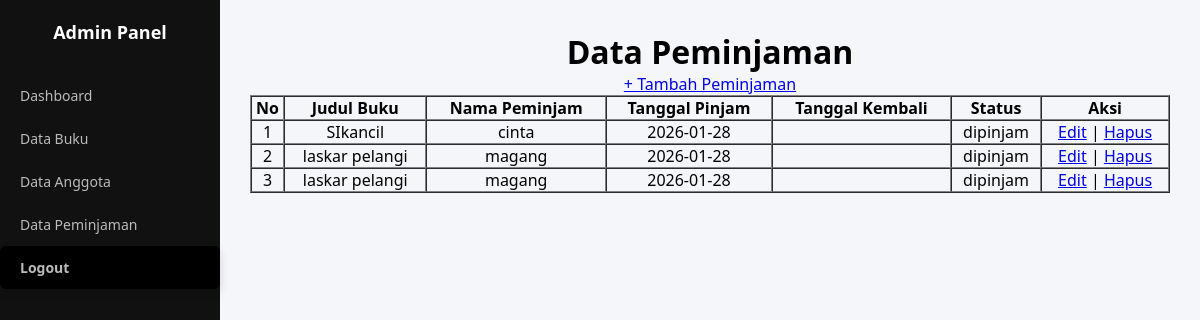
/peminjaman/index.php (signed in), run on an earlier commit of the app's database.
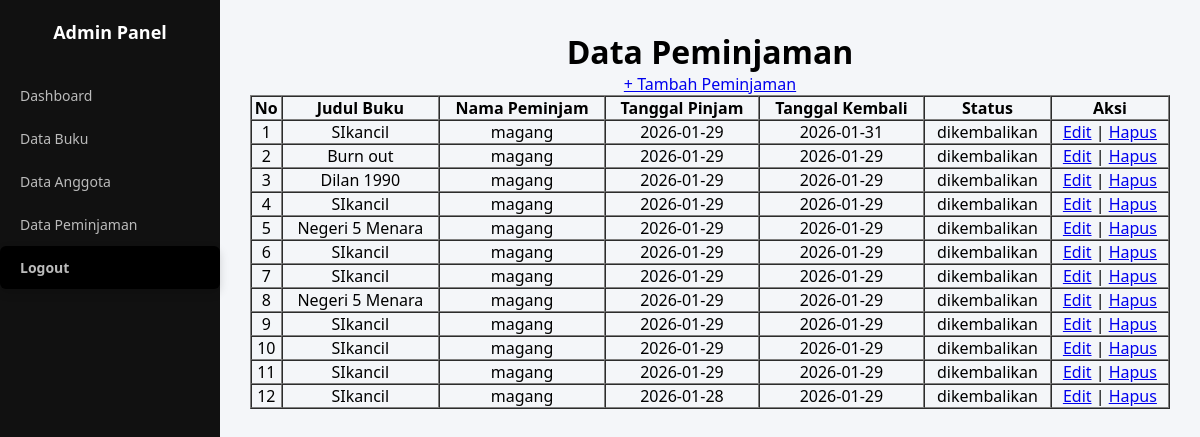
And on a later commit of the database.
### tables this page shows
CREATE TABLE `peminjam` (
  `id` int NOT NULL,
  `id_buku` int NOT NULL,
  `id_user` int NOT NULL,
  `tgl_pinjam` date NOT NULL,
  `tgl_kembali` date DEFAULT NULL,
  `status` enum('dipinjam','dikembalikan') NOT NULL
);

CREATE TABLE `buku` (
  `id` int NOT NULL,
  `judul` varchar(255) NOT NULL,
  `pengarang` varchar(255) NOT NULL,
  `stok` int NOT NULL
);

CREATE TABLE `users` (
  `id` int NOT NULL,
  `username` varchar(255) DEFAULT NULL,
  `password` varchar(255) DEFAULT NULL,
  `role` enum('admin','siswa') DEFAULT NULL
);

### peminjaman/index.php (the view, shortened to what this page needs)
<?php
include __DIR__ . '/../koneksi.php';
$sql = "SELECT p.*, b.judul AS judul_buku, u.username AS nama_user
        FROM peminjam p
        JOIN buku b ON p.id_buku = b.id
        JOIN users u ON p.id_user = u.id
        ORDER BY p.id DESC";
$result = $koneksi->query($sql);
$peminjam = $result->fetch_all(MYSQLI_ASSOC);
?>
<!DOCTYPE html>
<html lang="en">
<head>
    <link rel="stylesheet" href="../style.css">
</head>
<body>
    <div class="sidebar">
        <div class="logo">Admin Panel</div>
        <a href="../dashboard-admin.php">Dashboard</a>
        <a href="../buku/index.php">Data Buku</a>
        <a href="../anggota/index.php">Data Anggota</a>
        <a href="index.php" class="active">Data Peminjaman</a>
        <a href="../logout.php" class="logout-btn">Logout</a>
    </div>
    <div class="main-content">
        <h1>Data Peminjaman</h1>
        <a href="create.php" class="btn-tambah">+ Tambah Peminjaman</a>
        <table border="1" cellpadding="8" cellspacing="0" width="100%">
            <thead>
                <tr>
                    <th>No</th>
                    <th>Judul Buku</th>
                    <th>Nama Peminjam</th>
                    <th>Tanggal Pinjam</th>
                    <th>Tanggal Kembali</th>
                    <th>Status</th>
                    <th>Aksi</th>
                </tr>
            </thead>
            <tbody>
                <?php $no = 1;
                foreach ($peminjam as $p): ?>
                    <tr>
                        <td><?= $no++ ?></td>
                        <td><?= htmlspecialchars($p['judul_buku'] ?? '') ?></td>
                        <td><?= htmlspecialchars($p['nama_user'] ?? '') ?></td>
                        <td><?= htmlspecialchars($p['tgl_pinjam'] ?? '') ?></td>
                        <td><?= htmlspecialchars($p['tgl_kembali'] ?? '') ?></td>
                        <td><?= htmlspecialchars($p['status'] ?? '') ?></td>
                        <td>
                            <a href="edit.php?id=<?= $p['id'] ?>" class="btn-edit">Edit</a> |
                            <a href="delete.php?id=<?= $p['id'] ?>" class="btn-hapus"
                                onclick="return confirm('Yakin ingin menghapus data peminjaman ini?')">Hapus</a>
                        </td>
                    </tr>
                <?php endforeach; ?>
            </tbody>
        </table>
    </div>
</body>
</html>

### style.css (style rules this page uses)
* { margin: 0; padding: 0; box-sizing: border-box; }
body { font-family: 'Segoe UI', Tahoma, Geneva, Verdana, sans-serif; min-height: 100vh; }
.logo { font-size: 1.5rem; font-weight: bold; color: #000000; }
.logout-btn { background-color: #000; color: #fff; padding: 8px 14px; border-radius: 6px; text-decoration: none; font-size: 14px; font-weight: 600; transition: 0.3s; box-shadow: 0 4px 10px rgba(0, 0, 0, 0.15); }
.sidebar { position: fixed; left: 0; top: 0; width: 220px; height: 100vh; background-color: #111; color: white; padding-top: 20px; }
.sidebar .logo { text-align: center; font-size: 18px; font-weight: bold; margin-bottom: 30px; color: #fff; }
.sidebar a { display: block; color: #bbb; padding: 12px 20px; text-decoration: none; font-size: 14px; transition: 0.2s; }
.main-content { margin-left: 220px; padding: 30px; background-color: #f4f6f9; min-height: 100vh; text-align: center; }

What changed in the data, as far as the page shows it:
removed peminjam: id_buku.judul "SIkancil", id_user.username "cinta", tgl_pinjam "2026-01-28", status "dipinjam"
removed peminjam: id_buku.judul "laskar pelangi", id_user.username "magang", tgl_pinjam "2026-01-28", status "dipinjam"
removed peminjam: id_buku.judul "laskar pelangi", id_user.username "magang", tgl_pinjam "2026-01-28", status "dipinjam"
added peminjam: id_buku.judul "SIkancil", id_user.username "magang", tgl_pinjam "2026-01-29", tgl_kembali "2026-01-31", status "dikembalikan"
added peminjam: id_buku.judul "Burn out", id_user.username "magang", tgl_pinjam "2026-01-29", tgl_kembali "2026-01-29", status "dikembalikan"
added peminjam: id_buku.judul "Dilan 1990", id_user.username "magang", tgl_pinjam "2026-01-29", tgl_kembali "2026-01-29", status "dikembalikan"
added peminjam: id_buku.judul "SIkancil", id_user.username "magang", tgl_pinjam "2026-01-29", tgl_kembali "2026-01-29", status "dikembalikan"
added peminjam: id_buku.judul "Negeri 5 Menara", id_user.username "magang", tgl_pinjam "2026-01-29", tgl_kembali "2026-01-29", status "dikembalikan"
added peminjam: id_buku.judul "SIkancil", id_user.username "magang", tgl_pinjam "2026-01-29", tgl_kembali "2026-01-29", status "dikembalikan"
added peminjam: id_buku.judul "SIkancil", id_user.username "magang", tgl_pinjam "2026-01-29", tgl_kembali "2026-01-29", status "dikembalikan"
added peminjam: id_buku.judul "Negeri 5 Menara", id_user.username "magang", tgl_pinjam "2026-01-29", tgl_kembali "2026-01-29", status "dikembalikan"
added peminjam: id_buku.judul "SIkancil", id_user.username "magang", tgl_pinjam "2026-01-29", tgl_kembali "2026-01-29", status "dikembalikan"
added peminjam: id_buku.judul "SIkancil", id_user.username "magang", tgl_pinjam "2026-01-29", tgl_kembali "2026-01-29", status "dikembalikan"
added peminjam: id_buku.judul "SIkancil", id_user.username "magang", tgl_pinjam "2026-01-29", tgl_kembali "2026-01-29", status "dikembalikan"
added peminjam: id_buku.judul "SIkancil", id_user.username "magang", tgl_pinjam "2026-01-28", tgl_kembali "2026-01-29", status "dikembalikan"
